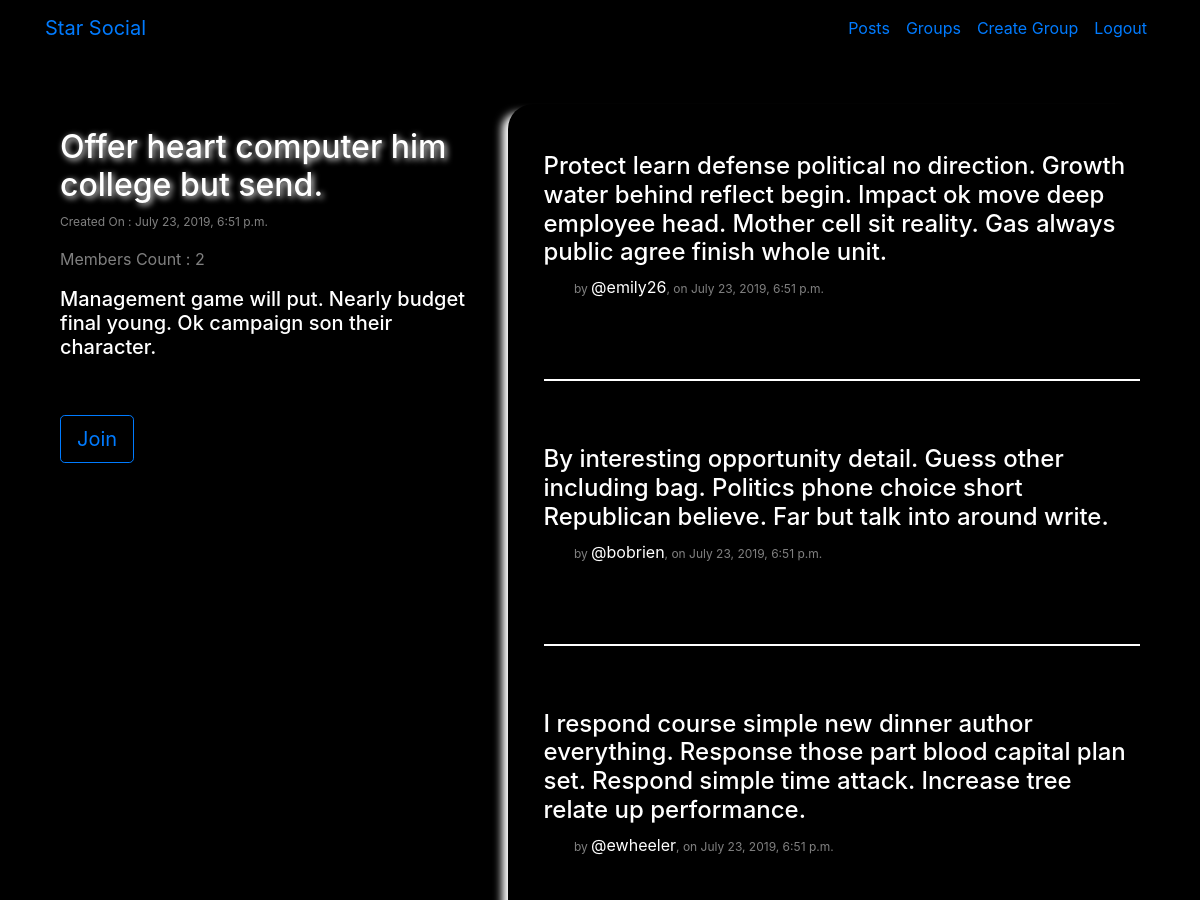
/groups/posts/in/offer-heart-computer-him-college-but-send (signed in, upper part), run on an earlier commit of the app's database.
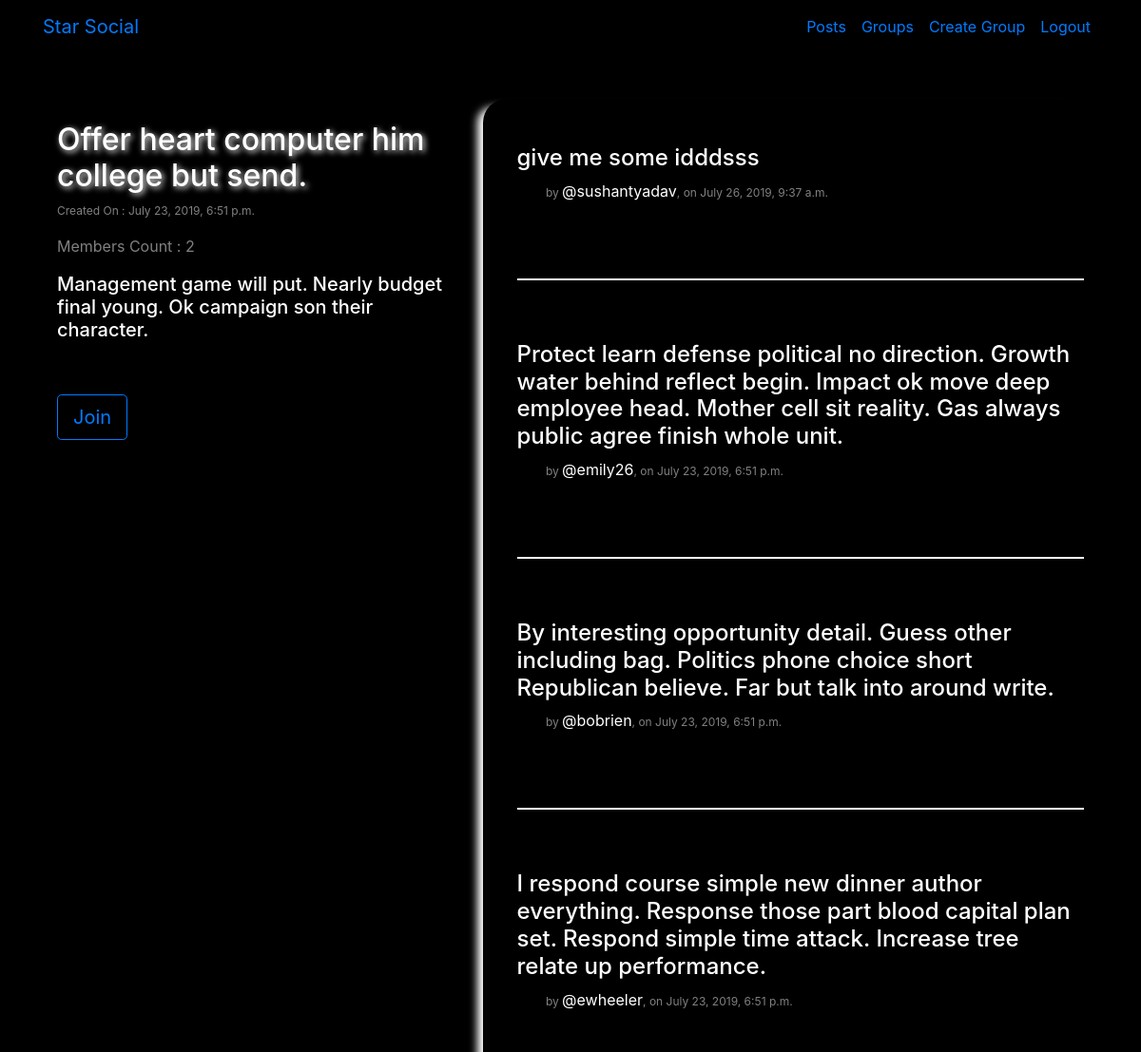
And on a later commit of the database.
### posts/models.py (models this page shows, shortened)
class Post(models.Model):
    publisher = models.ForeignKey(User, on_delete=models.CASCADE, related_name='postPublisher')
    group = models.ForeignKey(Group, on_delete=models.SET_NULL, null=True, blank=True, related_name='groupPost')
    message = models.TextField()
    message_html = models.TextField()
    createdAt = models.DateTimeField(auto_now=True)
    class Meta:
        ordering = ['-createdAt']

### groups/views.py (the view)
# urls.py: path('posts/in/<slug>', views.detailGroup.as_view(), name='detailGroup'),
class detailGroup(LoginRequiredMixin, generic.DetailView):
    model = Group
    template_name = 'groups/detail_group.html'

### groups/templates/groups/detail_group.html (shortened to what this page needs)
<!DOCTYPE html>
{% extends 'posts/list_base.html' %}
  {% block list_desc %}
    <br>
    <h2 class="glow-head">{{ group.name }}</h2>
    <p class="date">Created On : {{ group.createdAt }}</p>
    <p class="small-detail">Members Count : {{ group.groupMember.count }}</p>
    <h5>{{ group.desc }}</h5>
    <br><br>
    {% if user not in group.members.all %}
      <a href="{% url 'groups:joinGroup' slug=group.slug %}" class="btn btn-lg btn-outline-primary">Join</a>
    {% else %}
      <a href="{% url 'groups:leaveGroup' slug=group.slug %}" class="btn btn-lg btn-outline-warning">Leave</a>
    {% endif %}
  {% endblock %}
  {% block list_content %}
    {% if group.groupPost.count == 0 %}
      <h3>No Post in this Group Yet!!</h3>
    {% else %}
      <div class="row">
        {% for post in group.groupPost.all %}
          <div class="col-lg-12">
            <h4>{{ post.message }}</h4>
            <p class="date">
              &nbsp&nbsp&nbsp&nbsp&nbsp&nbsp&nbsp&nbsp by <a class="small-detail list-a" href="{% url 'posts:listUserPosts' slug=post.publisher %}">@{{ post.publisher }}</a>, on {{ post.createdAt }}</p>
            <br><br>
            <hr>
            <br><br>
          </div>
        {% endfor %}
      </div>
    {% endif %}
  {% endblock %}

What changed in the data, as far as the page shows it:
added Post: message "give me some idddsss", publisher "sushantyadav", createdAt "July 26, 2019, 9:37 a.m."
